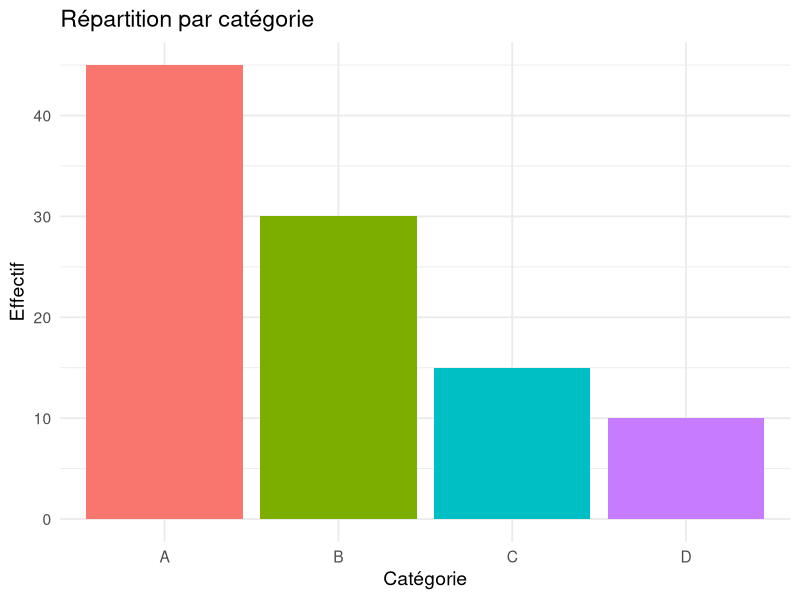
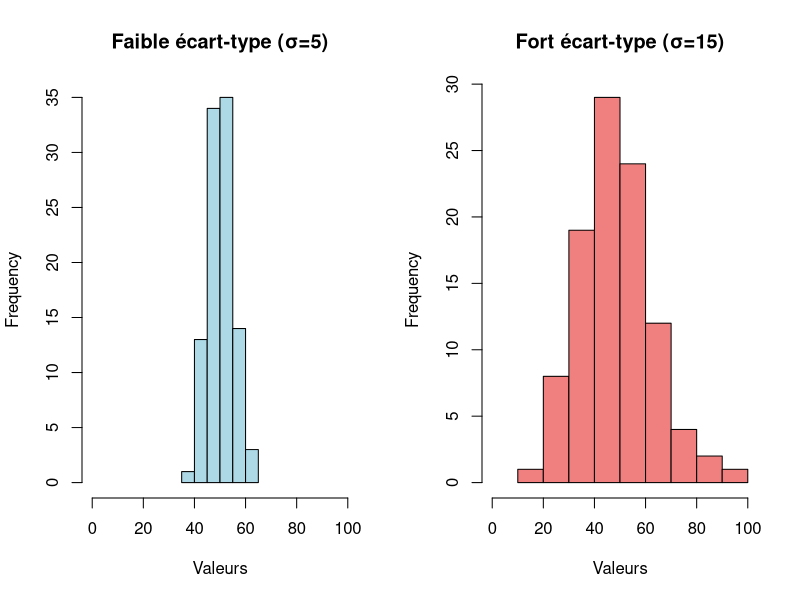
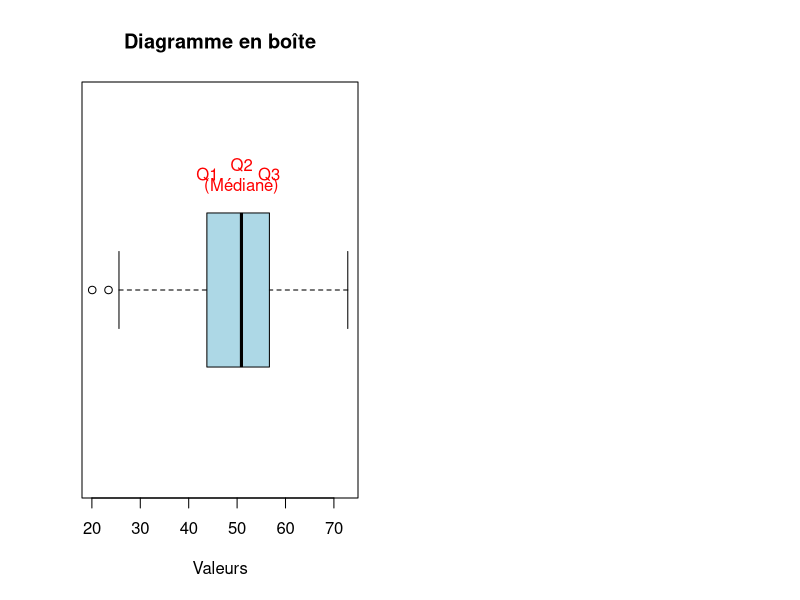
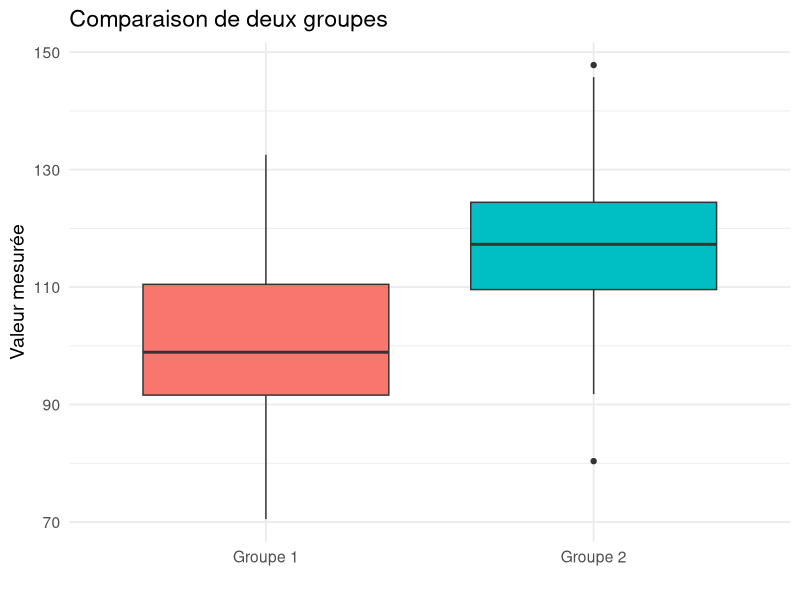
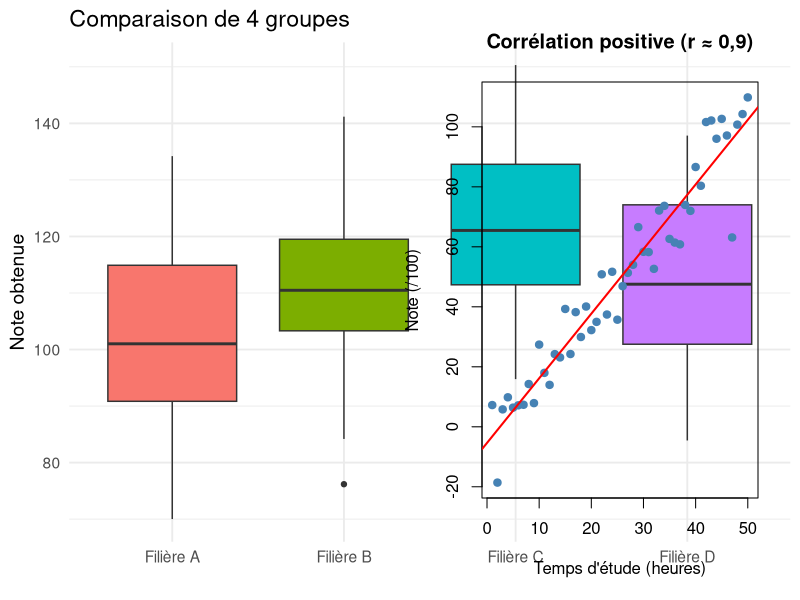
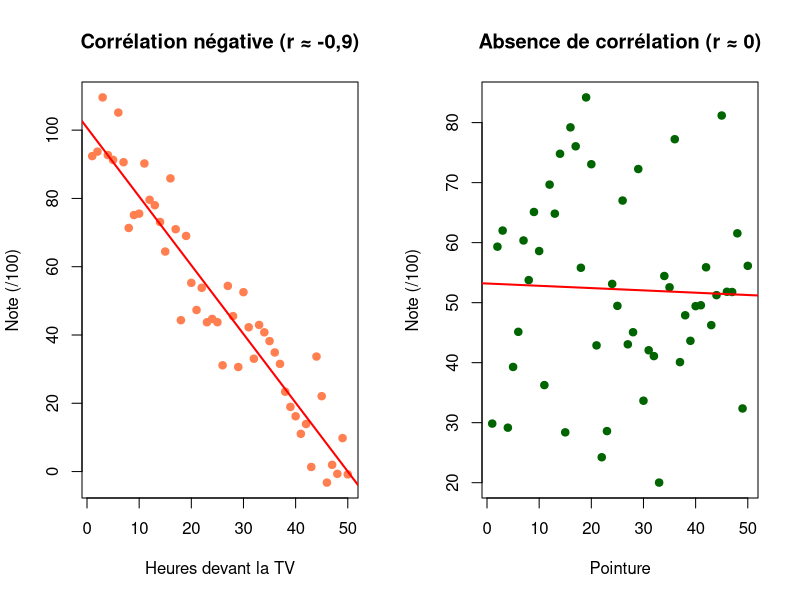
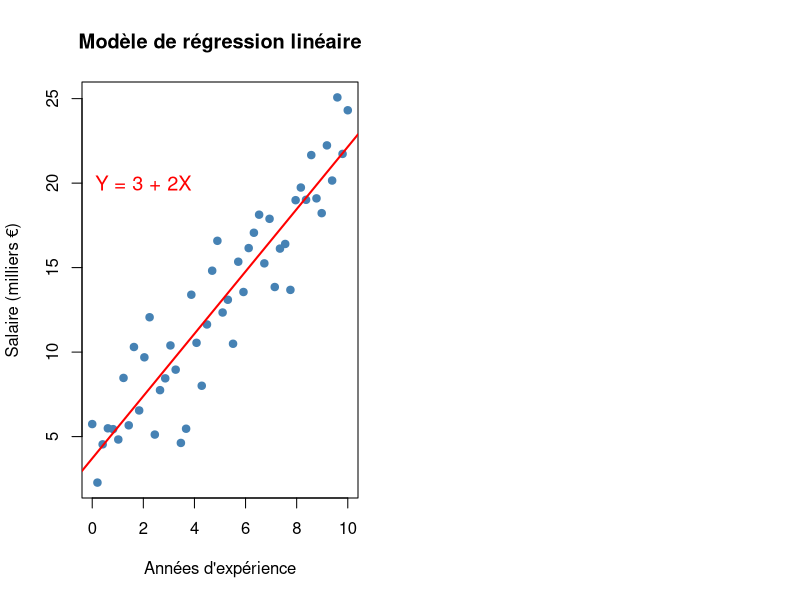

These charts were generated, in order, by the following R code:
## ---- chunk 1

#| echo: false
#| fig-align: center
#| fig-height: 4

library(ggplot2)
data <- data.frame(
  categorie = c("A", "B", "C", "D"),
  effectif = c(45, 30, 15, 10)
)

ggplot(data, aes(x = categorie, y = effectif, fill = categorie)) +
  geom_bar(stat = "identity") +
  labs(title = "Répartition par catégorie",
       x = "Catégorie", y = "Effectif") +
  theme_minimal(base_size = 14) +
  theme(legend.position = "none")
## ---- chunk 2
#| echo: false
#| fig-align: center
#| fig-height: 4

set.seed(123)
donnees1 <- rnorm(100, mean = 50, sd = 5)
donnees2 <- rnorm(100, mean = 50, sd = 15)

par(mfrow = c(1, 2))
hist(donnees1, main = "Faible écart-type (σ=5)", 
     xlab = "Valeurs", col = "lightblue", xlim = c(0, 100))
hist(donnees2, main = "Fort écart-type (σ=15)", 
     xlab = "Valeurs", col = "lightcoral", xlim = c(0, 100))
## ---- chunk 3
#| echo: false
#| fig-align: center
#| fig-height: 4

set.seed(42)
donnees <- rnorm(100, mean = 50, sd = 10)

boxplot(donnees, horizontal = TRUE, col = "lightblue",
        main = "Diagramme en boîte",
        xlab = "Valeurs")
text(x = quantile(donnees, 0.25), y = 1.3, "Q1", col = "red")
text(x = quantile(donnees, 0.50), y = 1.3, "Q2\n(Médiane)", col = "red")
text(x = quantile(donnees, 0.75), y = 1.3, "Q3", col = "red")
## ---- chunk 4
#| echo: false
#| fig-align: center
#| fig-height: 4

set.seed(123)
groupe1 <- rnorm(50, mean = 100, sd = 15)
groupe2 <- rnorm(50, mean = 115, sd = 15)

donnees <- data.frame(
  valeur = c(groupe1, groupe2),
  groupe = rep(c("Groupe 1", "Groupe 2"), each = 50)
)

ggplot(donnees, aes(x = groupe, y = valeur, fill = groupe)) +
  geom_boxplot() +
  labs(title = "Comparaison de deux groupes",
       x = "", y = "Valeur mesurée") +
  theme_minimal(base_size = 14) +
  theme(legend.position = "none")
## ---- chunk 5
#| echo: false
#| fig-align: center
#| fig-height: 4

set.seed(456)
groupe_A <- rnorm(40, mean = 100, sd = 15)
groupe_B <- rnorm(40, mean = 110, sd = 15)
groupe_C <- rnorm(40, mean = 120, sd = 15)
groupe_D <- rnorm(40, mean = 115, sd = 15)

donnees <- data.frame(
  valeur = c(groupe_A, groupe_B, groupe_C, groupe_D),
  groupe = rep(c("Filière A", "Filière B", "Filière C", "Filière D"), each = 40)
)

ggplot(donnees, aes(x = groupe, y = valeur, fill = groupe)) +
  geom_boxplot() +
  labs(title = "Comparaison de 4 groupes",
       x = "", y = "Note obtenue") +
  theme_minimal(base_size = 14) +
  theme(legend.position = "none")
## ---- chunk 6
#| echo: false
#| fig-align: center
#| fig-height: 4

set.seed(789)
x <- 1:50
y <- 2*x + rnorm(50, 0, 10)

plot(x, y, pch = 19, col = "steelblue",
     main = "Corrélation positive (r ≈ 0,9)",
     xlab = "Temps d'étude (heures)", 
     ylab = "Note (/100)")
abline(lm(y ~ x), col = "red", lwd = 2)
## ---- chunk 7
#| echo: false
#| fig-align: center
#| fig-height: 4

set.seed(123)
x <- 1:50
y <- -2*x + 100 + rnorm(50, 0, 10)

plot(x, y, pch = 19, col = "coral",
     main = "Corrélation négative (r ≈ -0,9)",
     xlab = "Heures devant la TV", 
     ylab = "Note (/100)")
abline(lm(y ~ x), col = "red", lwd = 2)
## ---- chunk 8
#| echo: false
#| fig-align: center
#| fig-height: 4

set.seed(456)
x <- 1:50
y <- rnorm(50, 50, 15)

plot(x, y, pch = 19, col = "darkgreen",
     main = "Absence de corrélation (r ≈ 0)",
     xlab = "Pointure", 
     ylab = "Note (/100)")
abline(lm(y ~ x), col = "red", lwd = 2)
## ---- chunk 9
#| echo: false
#| fig-align: center
#| fig-height: 4

set.seed(42)
x <- seq(0, 10, length.out = 50)
y <- 3 + 2*x + rnorm(50, 0, 2)

plot(x, y, pch = 19, col = "steelblue",
     main = "Modèle de régression linéaire",
     xlab = "Années d'expérience", 
     ylab = "Salaire (milliers €)")
abline(lm(y ~ x), col = "red", lwd = 2)
text(2, 20, "Y = 3 + 2X", col = "red", cex = 1.2)
